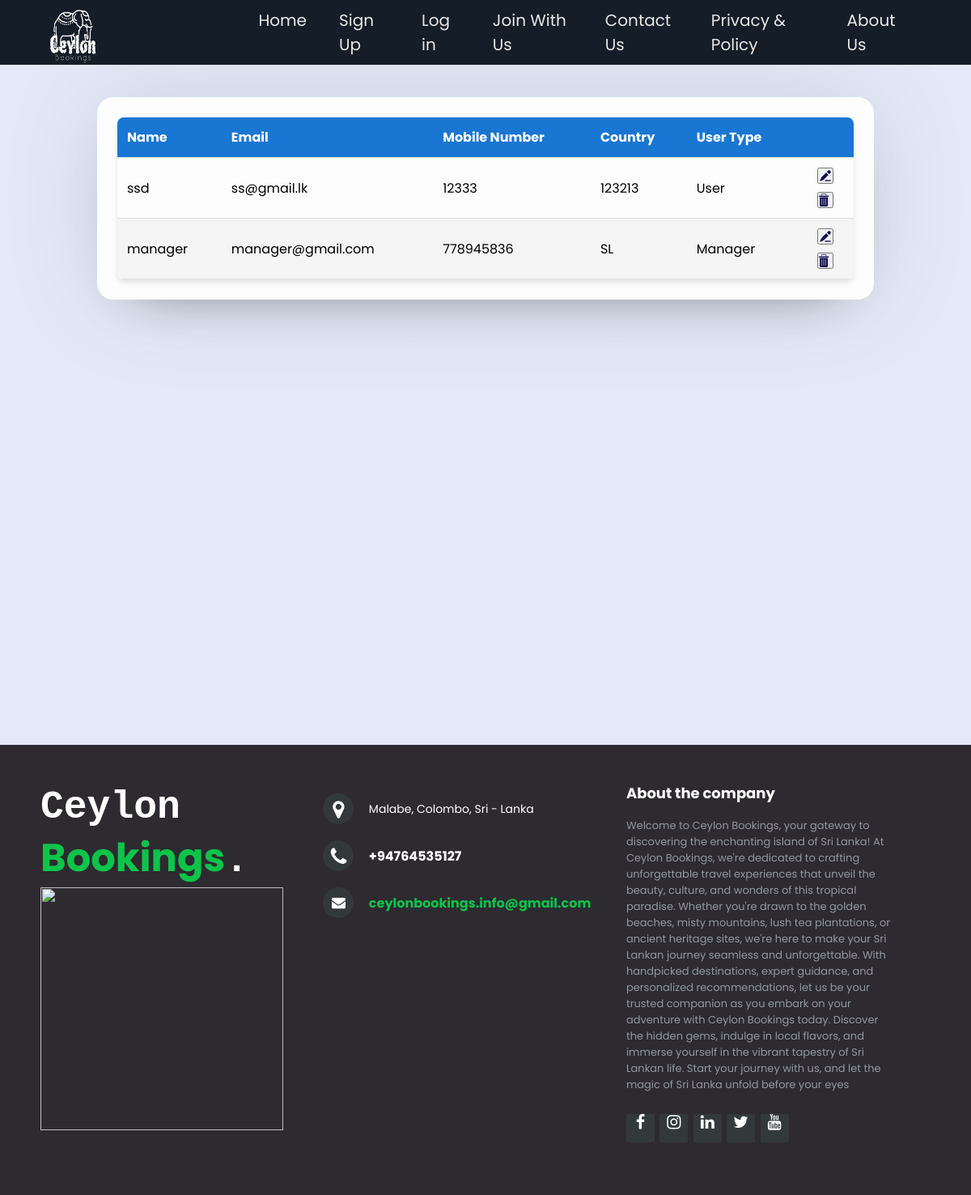
The page /php/UserManagement/ViewAllUser.php on the database its author committed.
### tables this page shows
CREATE TABLE `user` (
  `userid` int NOT NULL AUTO_INCREMENT,
  `name` varchar(100) DEFAULT NULL,
  `email` varchar(100) DEFAULT NULL,
  `password` varchar(100) DEFAULT NULL,
  `mobilenumber` int DEFAULT NULL,
  `country` varchar(100) DEFAULT NULL,
  `usertype` int DEFAULT NULL,
  `created_date` datetime(3) DEFAULT NULL,
  PRIMARY KEY (`userid`)
);

### php/UserManagement/ViewAllUser.php (the view, shortened to what this page needs)
<?php
include './UserHeader.php';
?>
<!DOCTYPE html>
<html lang="en">
<head>
    <link rel="stylesheet" href="../../css/alluser.css" />
    <link rel="stylesheet" href="https://cdnjs.cloudflare.com/ajax/libs/font-awesome/5.15.1/css/all.min.css" />
</head>
<body>
    <div class="container">
        <div class="box form-box">
            <table>
                <thead>
                    <tr>
                        <th>Name</th>
                        <th>Email</th>
                        <th>Mobile Number</th>
                        <th>Country</th>
                        <th>User Type</th>
                        <th></th>
                    </tr>
                </thead>
                <tbody>
                    <?php
                    require '../DbConfig.php';
                    $acc_sql = "SELECT * FROM user";
                    $acc_result = $conn->query($acc_sql);
                    if ($acc_result) {
                        if ($acc_result->num_rows > 0) {
                            while ($acc_row = $acc_result->fetch_assoc()) { ?>
                                <tr>
                                    <td><?php echo $acc_row['name']; ?></td>
                                    <td><?php echo $acc_row['email']; ?></td>
                                    <td><?php echo $acc_row['mobilenumber']; ?></td>
                                    <td><?php echo $acc_row['country']; ?></td>
                                    <td><?php echo ($acc_row['usertype'] == 1) ? 'User' : 'Manager'; ?></td>
                                    <td class="action-buttons">
                                        <a href="./UpdateUser.php?userID=<?php echo $acc_row['userid']; ?>">
                                            <button type="submit" value="editBtn"><img src="../../assets/edit-text.png" alt="edit" width="16" height="16"></button>
                                        </a>
                                        <form method="post" onsubmit="return confirm('Are you sure you want to delete this user?');" style="margin-top: 10px;">
                                            <button type="submit" value="delete"><img src="../../assets/delete.png" alt="delete" width="16" height="16"></button>
                                        </form>
                                    </td>
                                </tr>
                    <?php }
                        }
                    } ?>
                </tbody>
            </table>
        </div>
    </div>
</body>
</html>
<?php include '../footer.php'; ?>

### php/UserManagement/UserHeader.php (shortened to what this page needs)
<html lang="en">
<head>
    <link rel="stylesheet" href="https://cdnjs.cloudflare.com/ajax/libs/font-awesome/5.15.1/css/all.min.css" />
</head>
<body class="header-body">
    <div class="menu-bar">
        <div class="logo">
            <a href="../../index.php"><img class="logo" src="../../assets/logo.png"></a>
        </div>
        <ul>
            <li><a href="../../index.php">Home</a></li>
            <?php if (isset($_COOKIE['user'])) : ?>
                <?php if (json_decode($_COOKIE['user'])->usertype == "1") : ?>
                    <li><a href="../HotelManagement/Hotels.php">Hotels</a></li>
                    <li><a href="../FeedbackManagement/MyFeedback.php">My Feedback</a></li>
                    <li><a href="../ResavationManagement/MyReservation.php">My Reservations</a></li>
                    <li><a href="../PaymentManagement/MyPayment.php">My Payments</a></li>
                <?php elseif (json_decode($_COOKIE['user'])->usertype == "2") : ?>
                    <li><a href="../HotelManagement/ViewAllHotels.php">All Hotels</a></li>
                    <li><a href="./ViewAllUser.php">All Users</a></li>
                    <li><a href="../FeedbackManagement/ViewAllFeedback.php">All Feedback</a></li>
                <?php endif; ?>
                <li><a href="#" onclick="logout()">Log out</a></li>
            <?php else : ?>
                <li><a href="./register.php">Sign Up</a></li>
                <li><a href="./login.php">Log in</a></li>
            <?php endif; ?>
            <li><a href="../joinwithUs.php">Join With Us</a></li>
            <li><a href="../contactus.php">Contact Us</a></li>
            <li><a href="../privacyPolicy.php">Privacy & Policy</a></li>
            <li><a href="../aboutUs.php">About Us</a></li>
        </ul>
    </div>
</body>
</html>

### php/footer.php (shortened to what this page needs)
<!DOCTYPE html>
<html lang="en">
<head>
    <link rel="stylesheet" href="http://maxcdn.bootstrapcdn.com/font-awesome/4.2.0/css/font-awesome.min.css">
</head>
<body>
    <footer class="footer-distributed">
        <div class="footer-left">
            <h3>Ceylon<span> Bookings</span>.</h3>
            <img class="footer-logo" src="https://i.ibb.co/fNp2TYP/logo.png" alt="">
        </div>
        <div class="footer-center">
            <div>
                <i class="fa fa-map-marker"></i>
                <p><span>Malabe, Colombo, Sri - Lanka</p>
            </div>
            <div>
                <i class="fa fa-phone"></i>
                <p>+94764535127</p>
            </div>
            <div>
                <i class="fa fa-envelope"></i>
                <p><a href="ceylonbookings.info@gmail.com">ceylonbookings.info@gmail.com</a></p>
            </div>
        </div>
        <div class="footer-right">
            <p class="footer-company-about">
                <span>About the company</span>
                Welcome to Ceylon Bookings, your gateway to discovering the enchanting island of Sri Lanka! At Ceylon Bookings, we're dedicated to crafting unforgettable travel experiences that unveil the beauty, culture, and wonders of this tropical paradise. Whether you're drawn to the golden beaches, misty mountains, lush tea plantations, or ancient heritage sites, we're here to make your Sri Lankan journey seamless and unforgettable. With handpicked destinations, expert guidance, and personalized recommendations, let us be your trusted companion as you embark on your adventure with Ceylon Bookings today. Discover the hidden gems, indulge in local flavors, and immerse yourself in the vibrant tapestry of Sri Lankan life. Start your journey with us, and let the magic of Sri Lanka unfold before your eyes
            </p>
            <div class="footer-icons">
                <a href="#"><i class="fa fa-facebook"></i></a>
                <a href="#"><i class="fa fa-instagram"></i></a>
                <a href="#"><i class="fa fa-linkedin"></i></a>
                <a href="#"><i class="fa fa-twitter"></i></a>
                <a href="#"><i class="fa fa-youtube"></i></a>
            </div>
        </div>
    </footer>
</body>
</html>

### css/alluser.css (style rules this page uses)
* { padding: 0; margin: 0; box-sizing: border-box; font-family: 'Poppins', sans-serif; }
body { background: #e4e9f7; }
.container { display: flex; align-items:first baseline; margin-top: 40px; justify-content: center; min-height: 90vh; }
table { width: 100%; border-collapse: collapse; border-radius: 8px; overflow: hidden; box-shadow: 0 4px 6px rgba(0, 0, 0, 0.1); }
th, td { padding: 12px; text-align: left; border-bottom: 1px solid #e0e0e0; }
th { background-color: #1976D2; color: white; font-weight: bold; }
tr:nth-child(even) { background-color: #f5f5f5; }
.box { background: #fdfdfd; display: flex; flex-direction: column; padding: 25px 25px; border-radius: 20px; box-shadow: 0 0 128px 0 rgba(0,0,0,0.1), 0 32px 64px -48px rgba(0,0,0,0.5); }
.form-box { min-width: 80%; margin: 0px 10px; }
.action-buttons { text-align: center; }
.action-buttons button { margin: 0 5px; display: inline-block; vertical-align: middle; }

### php/UserManagement/UserHeader.php (style rules this page uses)
:root { --color-primary: #0dc44a; --color-white: #e9e9e9; --color-black: #141d28; --color-black-1: #212b38; }
* { margin: 0; padding: 0; box-sizing: border-box; font-family: monospace; }
.header-body { font-family: sans-serif; }
.logo { color: var(--color-white); font-size: 30px; font-family: monospace; }
.menu-bar { background-color: var(--color-black); height: 80px; width: 100%; display: flex; justify-content: space-between; align-items: center; padding: 0 5%; position: relative; }
.menu-bar ul { list-style: none; display: flex; }
.menu-bar ul li { padding: 10px 20px; position: relative; }
.menu-bar ul li a { font-size: 20px; color: var(--color-white); text-decoration: none; transition: all 0.3s; }
.logo { width: 25%; height: 100%; margin-top: 3px; }

### php/footer.php (style rules this page uses)
* { padding: 0; margin: 0; }
body { font-family: 'Poppins', sans-serif; }
html { background-color: #eaf0f2; }
footer { position: relative; bottom: 0; }
.footer-distributed { background-color: #2d2a30; box-sizing: border-box; width: 100%; text-align: left; font: bold 16px sans-serif; padding: 50px 50px 60px 50px; margin-top: 80px; }
.footer-distributed .footer-left, .footer-distributed .footer-center, .footer-distributed .footer-right { display: inline-block; vertical-align: top; }
.footer-distributed .footer-left { width: 30%; }
.footer-distributed h3 { color: #ffffff; font-family: monospace; font-size: 48px; margin: 0; }
.footer-distributed h3 span { color: #0dc44a; }
.footer-distributed .footer-center { width: 35%; }
.footer-distributed .footer-center i { background-color: #33383b; color: #ffffff; font-size: 25px; width: 38px; height: 38px; border-radius: 50%; text-align: center; line-height: 42px; margin: 10px 15px; vertical-align: middle; }
.footer-distributed .footer-center i.fa-envelope { font-size: 17px; line-height: 38px; }
.footer-distributed .footer-center p { display: inline-block; color: #ffffff; vertical-align: middle; margin: 0; }
.footer-distributed .footer-center p span { display: block; font-weight: normal; font-size: 14px; line-height: 2; }
.footer-distributed .footer-center p a { color: #0dc44a; text-decoration: none; ; }
.footer-distributed .footer-right { width: 30%; }
.footer-distributed .footer-company-about { line-height: 20px; color: #92999f; font-size: 13px; font-weight: normal; margin: 0; }
.footer-distributed .footer-company-about span { display: block; color: #ffffff; font-size: 18px; font-weight: bold; margin-bottom: 20px; }
.footer-distributed .footer-icons { margin-top: 25px; }
.footer-distributed .footer-icons a { display: inline-block; width: 35px; height: 35px; cursor: pointer; background-color: #33383b; border-radius: 2px; font-size: 20px; color: #ffffff; text-align: center; line-height: 35px; margin-right: 3px; margin-bottom: 5px; }
.footer-logo { width: 300px; height: 300px; }

### rows shown on the page
user: name "ssd", email "ss@gmail.lk", mobilenumber "12333", country "123213", usertype "User"
user: name "manager", email "manager@gmail.com", mobilenumber "778945836", country "SL", usertype "Manager"
